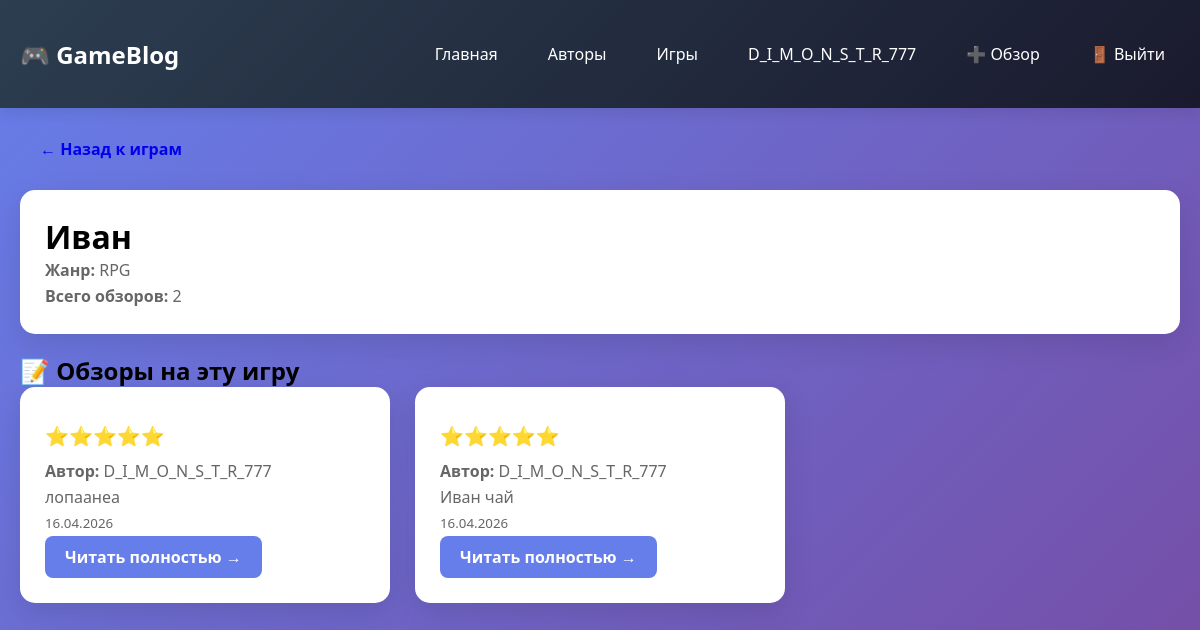
/game/1 (signed in), run on the app's committed database.
### models.py (models this page shows, shortened)
class User(db.Model, UserMixin):
    __tablename__ = 'users'
    id = db.Column(db.Integer, primary_key=True)  # было primaty_key
    username = db.Column(db.String(100), unique=True, nullable=False)
    email = db.Column(db.String(100), unique=True, nullable=True)
    password_hash = db.Column(db.String(300), nullable=False)
    created_at = db.Column(db.DateTime, default=datetime.utcnow)
    reviews = db.relationship('Review', backref='author', lazy=True)

class Game(db.Model):  # было class = Game
    __tablename__ = 'games'
    id = db.Column(db.Integer, primary_key=True)
    title = db.Column(db.String(200), unique=True, nullable=False)
    genre = db.Column(db.String(100), nullable=False)  # было ganre и Strong
    release_year = db.Column(db.Integer)
    reviews = db.relationship('Review', backref='game', lazy=True)

class Review(db.Model):
    __tablename__ = 'reviews'
    id = db.Column(db.Integer, primary_key=True)
    rating = db.Column(db.Integer, nullable=False)
    review_text = db.Column(db.Text, nullable=False)
    created_at = db.Column(db.DateTime, default=datetime.utcnow)
    views = db.Column(db.Integer, default=0)
    user_id = db.Column(db.Integer, db.ForeignKey('users.id'), nullable=False)
    game_id = db.Column(db.Integer, db.ForeignKey('games.id'), nullable=False)
    @property
    def stars(self):
        return '⭐' * self.rating + '☆' * (5 - self.rating)
    @property
    def short_review(self):
        if len(self.review_text) > 50:
            return self.review_text[:50] + '...'
        return self.review_text

### app.py (the view)
@app.route('/game/<int:game_id>')
@login_required
def show_game(game_id):
    game = Game.query.get_or_404(game_id)
    reviews = Review.query.filter_by(game_id=game_id).order_by(Review.created_at.desc()).all()
    return render_template('game_detail.html', game=game, reviews=reviews)

### app.py (called while the page is built)
@login_manager.user_loader
def load_user(user_id):
    return User.query.get(int(user_id))

### templates/game_detail.html (shortened to what this page needs)
{% extends "base.html" %}
{% block content %}
<a href="/games" class="btn">← Назад к играм</a>
<div class="card" style="margin-top: 20px;">
    <h1>{{ game.title }}</h1>
    <p><strong>Жанр:</strong> {{ game.genre }}</p>
    <p><strong>Всего обзоров:</strong> {{ reviews|length }}</p>
</div>
<h2>📝 Обзоры на эту игру</h2>
<div class="reviews-grid">
    {% for review in reviews %}
    <div class="card">
        <div class="rating">{{ review.stars }}</div>
        <p><strong>Автор:</strong> {{ review.author.username }}</p>
        <p>{{ review.short_review }}</p>
        <p><small>{{ review.created_at.strftime('%d.%m.%Y') }}</small></p>
        <a href="/review/{{ review.id }}" class="btn btn-primary">Читать полностью →</a>
    </div>
    {% else %}
    <div class="card">
        <p>😢 Пока нет обзоров на эту игру</p>
        <a href="/add" class="btn btn-primary">Будь первым!</a>
    </div>
    {% endfor %}
</div>
{% endblock %}

### templates/base.html (shortened to what this page needs)
<!DOCTYPE html>
<html lang="ru">
<head>
    <link rel="stylesheet" href="{{ url_for('static', filename='css/style.css') }}">
</head>
<body>
    <nav class="navbar">
        <div class="container">
            <a href="/" class="logo">🎮 GameBlog</a>
            <div class="nav-links">
                <a href="/">Главная</a>
                <a href="/users">Авторы</a>
                <a href="/games">Игры</a>
                {% if current_user.is_authenticated %}
                    <a href="/profile">{{ current_user.username }}</a>
                    <a href="/add">➕ Обзор</a>
                    <a href="/logout">🚪 Выйти</a>
                {% else %}
                    <a href="/login">🔑 Войти</a>
                    <a href="/register">📝 Регистрация</a>
                {% endif %}
            </div>
        </div>
    </nav>
    <div class="container">
        {% block content %}{% endblock %}
    </div>
</body>
</html>

### static/css/style.css (style rules this page uses)
* { margin: 0; padding: 0; box-sizing: border-box; }
body { font-family: 'Segoe UI', Tahoma, Geneva, Verdana, sans-serif; background: linear-gradient(135deg, #667eea 0%, #764ba2 100%); min-height: 100vh; }
.container { max-width: 1200px; margin: 0 auto; padding: 20px; }
.navbar { background: linear-gradient(135deg, #2c3e50, #1a1a2e); padding: 15px 0; box-shadow: 0 4px 15px rgba(0,0,0,0.1); }
.navbar .container { display: flex; justify-content: space-between; align-items: center; }
.logo { color: white; font-size: 1.5em; font-weight: bold; text-decoration: none; }
.nav-links { display: flex; gap: 20px; flex-wrap: wrap; }
.nav-links a { color: white; text-decoration: none; padding: 8px 15px; border-radius: 5px; transition: all 0.3s; }
.card { background: white; border-radius: 15px; padding: 25px; margin-bottom: 20px; box-shadow: 0 10px 30px rgba(0,0,0,0.1); transition: transform 0.3s; }
.card p { color: #666; line-height: 1.6; }
.reviews-grid { display: grid; grid-template-columns: repeat(auto-fill, minmax(350px, 1fr)); gap: 25px; }
.rating { font-size: 1.2em; margin: 10px 0; }
.btn { display: inline-block; padding: 10px 20px; border-radius: 8px; text-decoration: none; font-weight: bold; margin-right: 10px; }
.btn-primary { background: #667eea; color: white; }

### data on the page
User: username "D_I_M_O_N_S_T_R_777"
Game: title "Иван", genre "RPG"
Review: stars "⭐⭐⭐⭐⭐", author.username "D_I_M_O_N_S_T_R_777", short_review "лопаанеа", created_at "16.04.2026"
Review: stars "⭐⭐⭐⭐⭐", author.username "D_I_M_O_N_S_T_R_777", short_review "Иван чай", created_at "16.04.2026"

### other printed values
{{ reviews|length }} "2"
